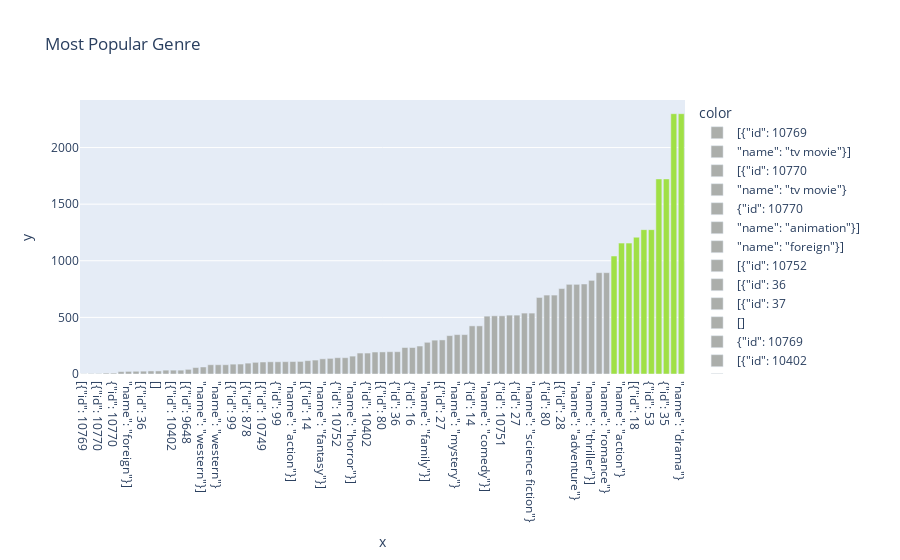

The notebook cell saved with this chart:
### Code cell
import plotly.express as px
base_counts = get_counts(data, 'genres', genres)
base_counts = pd.DataFrame(index=base_counts.keys(),
                           data=base_counts.values(),
                           columns=['Counts'])
base_counts.sort_values(by='Counts', inplace=True)
# Plot the chart which shows top genres and separate by color where genre<1000
colors=['#abaeab' if i<1000 else '#A0E045' for i in  base_counts.Counts]
fig = px.bar(x=base_counts.index,
             y=base_counts['Counts'],
             title='Most Popular Genre',color_discrete_sequence=colors,color=base_counts.index)
fig.show()

### Figure 1 — Plotly figure (JSON) as saved in the notebook; plotly's stock layout.template omitted (floating-point values rounded to 4 significant figures)
{"data": [{"alignmentgroup": "True", "hovertemplate": "color=[{\"id\": 10769<br>x=%{x}<br>y=%{y}<extra></extra>", "legendgroup": "[{\"id\": 10769", "marker": {"color": "#abaeab", "pattern": {"shape": ""}}, "name": "[{\"id\": 10769", "offsetgroup": "[{\"id\": 10769", "orientation": "v", "showlegend": true, "textposition": "auto", "type": "bar", "x": ["[{\"id\": 10769"], "xaxis": "x", "y": [2], "yaxis": "y"}, {"alignmentgroup": "True", "hovertemplate": "color=\"name\": \"tv movie\"}]<br>x=%{x}<br>y=%{y}<extra></extra>", "legendgroup": "\"name\": \"tv movie\"}]", "marker": {"color": "#abaeab", "pattern": {"shape": ""}}, "name": "\"name\": \"tv movie\"}]", "offsetgroup": "\"name\": \"tv movie\"}]", "orientation": "v", "showlegend": true, "textposition": "auto", "type": "bar", "x": ["\"name\": \"tv movie\"}]"], "xaxis": "x", "y": [4], "yaxis": "y"}, {"alignmentgroup": "True", "hovertemplate": "color=[{\"id\": 10770<br>x=%{x}<br>y=%{y}<extra></extra>", "legendgroup": "[{\"id\": 10770", "marker": {"color": "#abaeab", "pattern": {"shape": ""}}, "name": "[{\"id\": 10770", "offsetgroup": "[{\"id\": 10770", "orientation": "v", "showlegend": true, "textposition": "auto", "type": "bar", "x": ["[{\"id\": 10770"], "xaxis": "x", "y": [4], "yaxis": "y"}, {"alignmentgroup": "True", "hovertemplate": "color=\"name\": \"tv movie\"}<br>x=%{x}<br>y=%{y}<extra></extra>", "legendgroup": "\"name\": \"tv movie\"}", "marker": {"color": "#abaeab", "pattern": {"shape": ""}}, "name": "\"name\": \"tv movie\"}", "offsetgroup": "\"name\": \"tv movie\"}", "orientation": "v", "showlegend": true, "textposition": "auto", "type": "bar", "x": ["\"name\": \"tv movie\"}"], "xaxis": "x", "y": [8], "yaxis": "y"}, {"alignmentgroup": "True", "hovertemplate": "color={\"id\": 10770<br>x=%{x}<br>y=%{y}<extra></extra>", "legendgroup": "{\"id\": 10770", "marker": {"color": "#abaeab", "pattern": {"shape": ""}}, "name": "{\"id\": 10770", "offsetgroup": "{\"id\": 10770", "orientation": "v", "showlegend": true, "textposition": "auto", "type": "bar", "x": ["{\"id\": 10770"], "xaxis": "x", "y": [8], "yaxis": "y"}, {"alignmentgroup": "True", "hovertemplate": "color=\"name\": \"animation\"}]<br>x=%{x}<br>y=%{y}<extra></extra>", "legendgroup": "\"name\": \"animation\"}]", "marker": {"color": "#abaeab", "pattern": {"shape": ""}}, "name": "\"name\": \"animation\"}]", "offsetgroup": "\"name\": \"animation\"}]", "orientation": "v", "showlegend": true, "textposition": "auto", "type": "bar", "x": ["\"name\": \"animation\"}]"], "xaxis": "x", "y": [21], "yaxis": "y"}, {"alignmentgroup": "True", "hovertemplate": "color=\"name\": \"foreign\"}]<br>x=%{x}<br>y=%{y}<extra></extra>", "legendgroup": "\"name\": \"foreign\"}]", "marker": {"color": "#abaeab", "pattern": {"shape": ""}}, "name": "\"name\": \"foreign\"}]", "offsetgroup": "\"name\": \"foreign\"}]", "orientation": "v", "showlegend": true, "textposition": "auto", "type": "bar", "x": ["\"name\": \"foreign\"}]"], "xaxis": "x", "y": [23], "yaxis": "y"}, {"alignmentgroup": "True", "hovertemplate": "color=[{\"id\": 10752<br>x=%{x}<br>y=%{y}<extra></extra>", "legendgroup": "[{\"id\": 10752", "marker": {"color": "#abaeab", "pattern": {"shape": ""}}, "name": "[{\"id\": 10752", "offsetgroup": "[{\"id\": 10752", "orientation": "v", "showlegend": true, "textposition": "auto", "type": "bar", "x": ["[{\"id\": 10752"], "xaxis": "x", "y": [24], "yaxis": "y"}, {"alignmentgroup": "True", "hovertemplate": "color=[{\"id\": 36<br>x=%{x}<br>y=%{y}<extra></extra>", "legendgroup": "[{\"id\": 36", "marker": {"color": "#abaeab", "pattern": {"shape": ""}}, "name": "[{\"id\": 36", "offsetgroup": "[{\"id\": 36", "orientation": "v", "showlegend": true, "textposition": "auto", "type": "bar", "x": ["[{\"id\": 36"], "xaxis": "x", "y": [25], "yaxis": "y"}, {"alignmentgroup": "True", "hovertemplate": "color=[{\"id\": 37<br>x=%{x}<br>y=%{y}<extra></extra>", "legendgroup": "[{\"id\": 37", "marker": {"color": "#abaeab", "pattern": {"shape": ""}}, "name": "[{\"id\": 37", "offsetgroup": "[{\"id\": 37", "orientation": "v", "showlegend": true, "textposition": "auto", "type": "bar", "x": ["[{\"id\": 37"], "xaxis": "x", "y": [27], "yaxis": "y"}, {"alignmentgroup": "True", "hovertemplate": "color=[]<br>x=%{x}<br>y=%{y}<extra></extra>", "legendgroup": "[]", "marker": {"color": "#abaeab", "pattern": {"shape": ""}}, "name": "[]", "offsetgroup": "[]", "orientation": "v", "showlegend": true, "textposition": "auto", "type": "bar", "x": ["[]"], "xaxis": "x", "y": [27], "yaxis": "y"}, {"alignmentgroup": "True", "hovertemplate": "color={\"id\": 10769<br>x=%{x}<br>y=%{y}<extra></extra>", "legendgroup": "{\"id\": 10769", "marker": {"color": "#abaeab", "pattern": {"shape": ""}}, "name": "{\"id\": 10769", "offsetgroup": "{\"id\": 10769", "orientation": "v", "showlegend": true, "textposition": "auto", "type": "bar", "x": ["{\"id\": 10769"], "xaxis": "x", "y": [34], "yaxis": "y"}, {"alignmentgroup": "True", "hovertemplate": "color=[{\"id\": 10402<br>x=%{x}<br>y=%{y}<extra></extra>", "legendgroup": "[{\"id\": 10402", "marker": {"color": "#abaeab", "pattern": {"shape": ""}}, "name": "[{\"id\": 10402", "offsetgroup": "[{\"id\": 10402", "orientation": "v", "showlegend": true, "textposition": "auto", "type": "bar", "x": ["[{\"id\": 10402"], "xaxis": "x", "y": [34], "yaxis": "y"}, {"alignmentgroup": "True", "hovertemplate": "color=\"name\": \"foreign\"}<br>x=%{x}<br>y=%{y}<extra></extra>", "legendgroup": "\"name\": \"foreign\"}", "marker": {"color": "#abaeab", "pattern": {"shape": ""}}, "name": "\"name\": \"foreign\"}", "offsetgroup": "\"name\": \"foreign\"}", "orientation": "v", "showlegend": true, "textposition": "auto", "type": "bar", "x": ["\"name\": \"foreign\"}"], "xaxis": "x", "y": [34], "yaxis": "y"}, {"alignmentgroup": "True", "hovertemplate": "color=[{\"id\": 9648<br>x=%{x}<br>y=%{y}<extra></extra>", "legendgroup": "[{\"id\": 9648", "marker": {"color": "#abaeab", "pattern": {"shape": ""}}, "name": "[{\"id\": 9648", "offsetgroup": "[{\"id\": 9648", "orientation": "v", "showlegend": true, "textposition": "auto", "type": "bar", "x": ["[{\"id\": 9648"], "xaxis": "x", "y": [41], "yaxis": "y"}, {"alignmentgroup": "True", "hovertemplate": "color=[{\"id\": 10751<br>x=%{x}<br>y=%{y}<extra></extra>", "legendgroup": "[{\"id\": 10751", "marker": {"color": "#abaeab", "pattern": {"shape": ""}}, "name": "[{\"id\": 10751", "offsetgroup": "[{\"id\": 10751", "orientation": "v", "showlegend": true, "textposition": "auto", "type": "bar", "x": ["[{\"id\": 10751"], "xaxis": "x", "y": [57], "yaxis": "y"}, {"alignmentgroup": "True", "hovertemplate": "color=\"name\": \"western\"}]<br>x=%{x}<br>y=%{y}<extra></extra>", "legendgroup": "\"name\": \"western\"}]", "marker": {"color": "#abaeab", "pattern": {"shape": ""}}, "name": "\"name\": \"western\"}]", "offsetgroup": "\"name\": \"western\"}]", "orientation": "v", "showlegend": true, "textposition": "auto", "type": "bar", "x": ["\"name\": \"western\"}]"], "xaxis": "x", "y": [62], "yaxis": "y"}, {"alignmentgroup": "True", "hovertemplate": "color={\"id\": 37<br>x=%{x}<br>y=%{y}<extra></extra>", "legendgroup": "{\"id\": 37", "marker": {"color": "#abaeab", "pattern": {"shape": ""}}, "name": "{\"id\": 37", "offsetgroup": "{\"id\": 37", "orientation": "v", "showlegend": true, "textposition": "auto", "type": "bar", "x": ["{\"id\": 37"], "xaxis": "x", "y": [82], "yaxis": "y"}, {"alignmentgroup": "True", "hovertemplate": "color=\"name\": \"western\"}<br>x=%{x}<br>y=%{y}<extra></extra>", "legendgroup": "\"name\": \"western\"}", "marker": {"color": "#abaeab", "pattern": {"shape": ""}}, "name": "\"name\": \"western\"}", "offsetgroup": "\"name\": \"western\"}", "orientation": "v", "showlegend": true, "textposition": "auto", "type": "bar", "x": ["\"name\": \"western\"}"], "xaxis": "x", "y": [82], "yaxis": "y"}, {"alignmentgroup": "True", "hovertemplate": "color=\"name\": \"documentary\"}]<br>x=%{x}<br>y=%{y}<extra></extra>", "legendgroup": "\"name\": \"documentary\"}]", "marker": {"color": "#abaeab", "pattern": {"shape": ""}}, "name": "\"name\": \"documentary\"}]", "offsetgroup": "\"name\": \"documentary\"}]", "orientation": "v", "showlegend": true, "textposition": "auto", "type": "bar", "x": ["\"name\": \"documentary\"}]"], "xaxis": "x", "y": [82], "yaxis": "y"}, {"alignmentgroup": "True", "hovertemplate": "color=[{\"id\": 99<br>x=%{x}<br>y=%{y}<extra></extra>", "legendgroup": "[{\"id\": 99", "marker": {"color": "#abaeab", "pattern": {"shape": ""}}, "name": "[{\"id\": 99", "offsetgroup": "[{\"id\": 99", "orientation": "v", "showlegend": true, "textposition": "auto", "type": "bar", "x": ["[{\"id\": 99"], "xaxis": "x", "y": [87], "yaxis": "y"}, {"alignmentgroup": "True", "hovertemplate": "color=\"name\": \"history\"}]<br>x=%{x}<br>y=%{y}<extra></extra>", "legendgroup": "\"name\": \"history\"}]", "marker": {"color": "#abaeab", "pattern": {"shape": ""}}, "name": "\"name\": \"history\"}]", "offsetgroup": "\"name\": \"history\"}]", "orientation": "v", "showlegend": true, "textposition": "auto", "type": "bar", "x": ["\"name\": \"history\"}]"], "xaxis": "x", "y": [88], "yaxis": "y"}, {"alignmentgroup": "True", "hovertemplate": "color=[{\"id\": 878<br>x=%{x}<br>y=%{y}<extra></extra>", "legendgroup": "[{\"id\": 878", "marker": {"color": "#abaeab", "pattern": {"shape": ""}}, "name": "[{\"id\": 878", "offsetgroup": "[{\"id\": 878", "orientation": "v", "showlegend": true, "textposition": "auto", "type": "bar", "x": ["[{\"id\": 878"], "xaxis": "x", "y": [96], "yaxis": "y"}, {"alignmentgroup": "True", "hovertemplate": "color=\"name\": \"music\"}]<br>x=%{x}<br>y=%{y}<extra></extra>", "legendgroup": "\"name\": \"music\"}]", "marker": {"color": "#abaeab", "pattern": {"shape": ""}}, "name": "\"name\": \"music\"}]", "offsetgroup": "\"name\": \"music\"}]", "orientation": "v", "showlegend": true, "textposition": "auto", "type": "bar", "x": ["\"name\": \"music\"}]"], "xaxis": "x", "y": [103], "yaxis": "y"}, {"alignmentgroup": "True", "hovertemplate": "color=[{\"id\": 10749<br>x=%{x}<br>y=%{y}<extra></extra>", "legendgroup": "[{\"id\": 10749", "marker": {"color": "#abaeab", "pattern": {"shape": ""}}, "name": "[{\"id\": 10749", "offsetgroup": "[{\"id\": 10749", "orientation": "v", "showlegend": true, "textposition": "auto", "type": "bar", "x": ["[{\"id\": 10749"], "xaxis": "x", "y": [106], "yaxis": "y"}, {"alignmentgroup": "True", "hovertemplate": "color=\"name\": \"documentary\"}<br>x=%{x}<br>y=%{y}<extra></extra>", "legendgroup": "\"name\": \"documentary\"}", "marker": {"color": "#abaeab", "pattern": {"shape": ""}}, "name": "\"name\": \"documentary\"}", "offsetgroup": "\"name\": \"documentary\"}", "orientation": "v", "showlegend": true, "textposition": "auto", "type": "bar", "x": ["\"name\": \"documentary\"}"], "xaxis": "x", "y": [108], "yaxis": "y"}, {"alignmentgroup": "True", "hovertemplate": "color={\"id\": 99<br>x=%{x}<br>y=%{y}<extra></extra>", "legendgroup": "{\"id\": 99", "marker": {"color": "#abaeab", "pattern": {"shape": ""}}, "name": "{\"id\": 99", "offsetgroup": "{\"id\": 99", "orientation": "v", "showlegend": true, "textposition": "auto", "type": "bar", "x": ["{\"id\": 99"], "xaxis": "x", "y": [108], "yaxis": "y"}, {"alignmentgroup": "True", "hovertemplate": "color=\"name\": \"war\"}]<br>x=%{x}<br>y=%{y}<extra></extra>", "legendgroup": "\"name\": \"war\"}]", "marker": {"color": "#abaeab", "pattern": {"shape": ""}}, "name": "\"name\": \"war\"}]", "offsetgroup": "\"name\": \"war\"}]", "orientation": "v", "showlegend": true, "textposition": "auto", "type": "bar", "x": ["\"name\": \"war\"}]"], "xaxis": "x", "y": [109], "yaxis": "y"}, {"alignmentgroup": "True", "hovertemplate": "color=\"name\": \"action\"}]<br>x=%{x}<br>y=%{y}<extra></extra>", "legendgroup": "\"name\": \"action\"}]", "marker": {"color": "#abaeab", "pattern": {"shape": ""}}, "name": "\"name\": \"action\"}]", "offsetgroup": "\"name\": \"action\"}]", "orientation": "v", "showlegend": true, "textposition": "auto", "type": "bar", "x": ["\"name\": \"action\"}]"], "xaxis": "x", "y": [110], "yaxis": "y"}, {"alignmentgroup": "True", "hovertemplate": "color=\"name\": \"adventure\"}]<br>x=%{x}<br>y=%{y}<extra></extra>", "legendgroup": "\"name\": \"adventure\"}]", "marker": {"color": "#abaeab", "pattern": {"shape": ""}}, "name": "\"name\": \"adventure\"}]", "offsetgroup": "\"name\": \"adventure\"}]", "orientation": "v", "showlegend": true, "textposition": "auto", "type": "bar", "x": ["\"name\": \"adventure\"}]"], "xaxis": "x", "y": [111], "yaxis": "y"}, {"alignmentgroup": "True", "hovertemplate": "color=[{\"id\": 14<br>x=%{x}<br>y=%{y}<extra></extra>", "legendgroup": "[{\"id\": 14", "marker": {"color": "#abaeab", "pattern": {"shape": ""}}, "name": "[{\"id\": 14", "offsetgroup": "[{\"id\": 14", "orientation": "v", "showlegend": true, "textposition": "auto", "type": "bar", "x": ["[{\"id\": 14"], "xaxis": "x", "y": [118], "yaxis": "y"}, {"alignmentgroup": "True", "hovertemplate": "color=[{\"id\": 16<br>x=%{x}<br>y=%{y}<extra></extra>", "legendgroup": "[{\"id\": 16", "marker": {"color": "#abaeab", "pattern": {"shape": ""}}, "name": "[{\"id\": 16", "offsetgroup": "[{\"id\": 16", "orientation": "v", "showlegend": true, "textposition": "auto", "type": "bar", "x": ["[{\"id\": 16"], "xaxis": "x", "y": [123], "yaxis": "y"}, {"alignmentgroup": "True", "hovertemplate": "color=\"name\": \"fantasy\"}]<br>x=%{x}<br>y=%{y}<extra></extra>", "legendgroup": "\"name\": \"fantasy\"}]", "marker": {"color": "#abaeab", "pattern": {"shape": ""}}, "name": "\"name\": \"fantasy\"}]", "offsetgroup": "\"name\": \"fantasy\"}]", "orientation": "v", "showlegend": true, "textposition": "auto", "type": "bar", "x": ["\"name\": \"fantasy\"}]"], "xaxis": "x", "y": [134], "yaxis": "y"}, {"alignmentgroup": "True", "hovertemplate": "color=\"name\": \"mystery\"}]<br>x=%{x}<br>y=%{y}<extra></extra>", "legendgroup": "\"name\": \"mystery\"}]", "marker": {"color": "#abaeab", "pattern": {"shape": ""}}, "name": "\"name\": \"mystery\"}]", "offsetgroup": "\"name\": \"mystery\"}]", "orientation": "v", "showlegend": true, "textposition": "auto", "type": "bar", "x": ["\"name\": \"mystery\"}]"], "xaxis": "x", "y": [138], "yaxis": "y"}, {"alignmentgroup": "True", "hovertemplate": "color={\"id\": 10752<br>x=%{x}<br>y=%{y}<extra></extra>", "legendgroup": "{\"id\": 10752", "marker": {"color": "#abaeab", "pattern": {"shape": ""}}, "name": "{\"id\": 10752", "offsetgroup": "{\"id\": 10752", "orientation": "v", "showlegend": true, "textposition": "auto", "type": "bar", "x": ["{\"id\": 10752"], "xaxis": "x", "y": [144], "yaxis": "y"}, {"alignmentgroup": "True", "hovertemplate": "color=\"name\": \"war\"}<br>x=%{x}<br>y=%{y}<extra></extra>", "legendgroup": "\"name\": \"war\"}", "marker": {"color": "#abaeab", "pattern": {"shape": ""}}, "name": "\"name\": \"war\"}", "offsetgroup": "\"name\": \"war\"}", "orientation": "v", "showlegend": true, "textposition": "auto", "type": "bar", "x": ["\"name\": \"war\"}"], "xaxis": "x", "y": [144], "yaxis": "y"}, {"alignmentgroup": "True", "hovertemplate": "color=\"name\": \"horror\"}]<br>x=%{x}<br>y=%{y}<extra></extra>", "legendgroup": "\"name\": \"horror\"}]", "marker": {"color": "#abaeab", "pattern": {"shape": ""}}, "name": "\"name\": \"horror\"}]", "offsetgroup": "\"name\": \"horror\"}]", "orientation": "v", "showlegend": true, "textposition": "auto", "type": "bar", "x": ["\"name\": \"horror\"}]"], "xaxis": "x", "y": [158], "yaxis": "y"}, {"alignmentgroup": "True", "hovertemplate": "color=\"name\": \"music\"}<br>x=%{x}<br>y=%{y}<extra></extra>", "legendgroup": "\"name\": \"music\"}", "marker": {"color": "#abaeab", "pattern": {"shape": ""}}, "name": "\"name\": \"music\"}", "offsetgroup": "\"name\": \"music\"}", "orientation": "v", "showlegend": true, "textposition": "auto", "type": "bar", "x": ["\"name\": \"music\"}"], "xaxis": "x", "y": [185], "yaxis": "y"}, {"alignmentgroup": "True", "hovertemplate": "color={\"id\": 10402<br>x=%{x}<br>y=%{y}<extra></extra>", "legendgroup": "{\"id\": 10402", "marker": {"color": "#abaeab", "pattern": {"shape": ""}}, "name": "{\"id\": 10402", "offsetgroup": "{\"id\": 10402", "orientation": "v", "showlegend": true, "textposition": "auto", "type": "bar", "x": ["{\"id\": 10402"], "xaxis": "x", "y": [185], "yaxis": "y"}, {"alignmentgroup": "True", "hovertemplate": "color=[{\"id\": 53<br>x=%{x}<br>y=%{y}<extra></extra>", "legendgroup": "[{\"id\": 53", "marker": {"color": "#abaeab", "pattern": {"shape": ""}}, "name": "[{\"id\": 53", "offsetgroup": "[{\"id\": 53", "orientation": "v", "showlegend": true, "textposition": "auto", "type": "bar", "x": ["[{\"id\": 53"], "xaxis": "x", "y": [194], "yaxis": "y"}, {"alignmentgroup": "True", "hovertemplate": "color=[{\"id\": 80<br>x=%{x}<br>y=%{y}<extra></extra>", "legendgroup": "[{\"id\": 80", "marker": {"color": "#abaeab", "pattern": {"shape": ""}}, "name": "[{\"id\": 80", "offsetgroup": "[{\"id\": 80", "orientation": "v", "showlegend": true, "textposition": "auto", "type": "bar", "x": ["[{\"id\": 80"], "xaxis": "x", "y": [195], "yaxis": "y"}, {"alignmentgroup": "True", "hovertemplate": "color=\"name\": \"history\"}<br>x=%{x}<br>y=%{y}<extra></extra>", "legendgroup": "\"name\": \"history\"}", "marker": {"color": "#abaeab", "pattern": {"shape": ""}}, "name": "\"name\": \"history\"}", "offsetgroup": "\"name\": \"history\"}", "orientation": "v", "showlegend": true, "textposition": "auto", "type": "bar", "x": ["\"name\": \"history\"}"], "xaxis": "x", "y": [197], "yaxis": "y"}, {"alignmentgroup": "True", "hovertemplate": "color={\"id\": 36<br>x=%{x}<br>y=%{y}<extra></extra>", "legendgroup": "{\"id\": 36", "marker": {"color": "#abaeab", "pattern": {"shape": ""}}, "name": "{\"id\": 36", "offsetgroup": "{\"id\": 36", "orientation": "v", "showlegend": true, "textposition": "auto", "type": "bar", "x": ["{\"id\": 36"], "xaxis": "x", "y": [197], "yaxis": "y"}, {"alignmentgroup": "True", "hovertemplate": "color=\"name\": \"animation\"}<br>x=%{x}<br>y=%{y}<extra></extra>", "legendgroup": "\"name\": \"animation\"}", "marker": {"color": "#abaeab", "pattern": {"shape": ""}}, "name": "\"name\": \"animation\"}", "offsetgroup": "\"name\": \"animation\"}", "orientation": "v", "showlegend": true, "textposition": "auto", "type": "bar", "x": ["\"name\": \"animation\"}"], "xaxis": "x", "y": [234], "yaxis": "y"}, {"alignmentgroup": "True", "hovertemplate": "color={\"id\": 16<br>x=%{x}<br>y=%{y}<extra></extra>", "legendgroup": "{\"id\": 16", "marker": {"color": "#abaeab", "pattern": {"shape": ""}}, "name": "{\"id\": 16", "offsetgroup": "{\"id\": 16", "orientation": "v", "showlegend": true, "textposition": "auto", "type": "bar", "x": ["{\"id\": 16"], "xaxis": "x", "y": [234], "yaxis": "y"}, {"alignmentgroup": "True", "hovertemplate": "color=\"name\": \"crime\"}]<br>x=%{x}<br>y=%{y}<extra></extra>", "legendgroup": "\"name\": \"crime\"}]", "marker": {"color": "#abaeab", "pattern": {"shape": ""}}, "name": "\"name\": \"crime\"}]", "offsetgroup": "\"name\": \"crime\"}]", "orientation": "v", "showlegend": true, "textposition": "auto", "type": "bar", "x": ["\"name\": \"crime\"}]"], "xaxis": "x", "y": [247], "yaxis": "y"}, {"alignmentgroup": "True", "hovertemplate": "color=\"name\": \"family\"}]<br>x=%{x}<br>y=%{y}<extra></extra>", "legendgroup": "\"name\": \"family\"}]", "marker": {"color": "#abaeab", "pattern": {"shape": ""}}, "name": "\"name\": \"family\"}]", "offsetgroup": "\"name\": \"family\"}]", "orientation": "v", "showlegend": true, "textposition": "auto", "type": "bar", "x": ["\"name\": \"family\"}]"], "xaxis": "x", "y": [280], "yaxis": "y"}, {"alignmentgroup": "True", "hovertemplate": "color=\"name\": \"science fiction\"}]<br>x=%{x}<br>y=%{y}<extra></extra>", "legendgroup": "\"name\": \"science fiction\"}]", "marker": {"color": "#abaeab", "pattern": {"shape": ""}}, "name": "\"name\": \"science fiction\"}]", "offsetgroup": "\"name\": \"science fiction\"}]", "orientation": "v", "showlegend": true, "textposition": "auto", "type": "bar", "x": ["\"name\": \"science fiction\"}]"], "xaxis": "x", "y": [299], "yaxis": "y"}, {"alignmentgroup": "True", "hovertemplate": "color=[{\"id\": 27<br>x=%{x}<br>y=%{y}<extra></extra>", "legendgroup": "[{\"id\": 27", "marker": {"color": "#abaeab", "pattern": {"shape": ""}}, "name": "[{\"id\": 27", "offsetgroup": "[{\"id\": 27", "orientation": "v", "showlegend": true, "textposition": "auto", "type": "bar", "x": ["[{\"id\": 27"], "xaxis": "x", "y": [301], "yaxis": "y"}, {"alignmentgroup": "True", "hovertemplate": "color=[{\"id\": 12<br>x=%{x}<br>y=%{y}<extra></extra>", "legendgroup": "[{\"id\": 12", "marker": {"color": "#abaeab", "pattern": {"shape": ""}}, "name": "[{\"id\": 12", "offsetgroup": "[{\"id\": 12", "orientation": "v", "showlegend": true, "textposition": "auto", "type": "bar", "x": ["[{\"id\": 12"], "xaxis": "x", "y": [339], "yaxis": "y"}, {"alignmentgroup": "True", "hovertemplate": "color=\"name\": \"mystery\"}<br>x=%{x}<br>y=%{y}<extra></extra>", "legendgroup": "\"name\": \"mystery\"}", "marker": {"color": "#abaeab", "pattern": {"shape": ""}}, "name": "\"name\": \"mystery\"}", "offsetgroup": "\"name\": \"mystery\"}", "orientation": "v", "showlegend": true, "textposition": "auto", "type": "bar", "x": ["\"name\": \"mystery\"}"], "xaxis": "x", "y": [348], "yaxis": "y"}, {"alignmentgroup": "True", "hovertemplate": "color={\"id\": 9648<br>x=%{x}<br>y=%{y}<extra></extra>", "legendgroup": "{\"id\": 9648", "marker": {"color": "#abaeab", "pattern": {"shape": ""}}, "name": "{\"id\": 9648", "offsetgroup": "{\"id\": 9648", "orientation": "v", "showlegend": true, "textposition": "auto", "type": "bar", "x": ["{\"id\": 9648"], "xaxis": "x", "y": [348], "yaxis": "y"}, {"alignmentgroup": "True", "hovertemplate": "color={\"id\": 14<br>x=%{x}<br>y=%{y}<extra></extra>", "legendgroup": "{\"id\": 14", "marker": {"color": "#abaeab", "pattern": {"shape": ""}}, "name": "{\"id\": 14", "offsetgroup": "{\"id\": 14", "orientation": "v", "showlegend": true, "textposition": "auto", "type": "bar", "x": ["{\"id\": 14"], "xaxis": "x", "y": [425], "yaxis": "y"}, {"alignmentgroup": "True", "hovertemplate": "color=\"name\": \"fantasy\"}<br>x=%{x}<br>y=%{y}<extra></extra>", "legendgroup": "\"name\": \"fantasy\"}", "marker": {"color": "#abaeab", "pattern": {"shape": ""}}, "name": "\"name\": \"fantasy\"}", "offsetgroup": "\"name\": \"fantasy\"}", "orientation": "v", "showlegend": true, "textposition": "auto", "type": "bar", "x": ["\"name\": \"fantasy\"}"], "xaxis": "x", "y": [425], "yaxis": "y"}, {"alignmentgroup": "True", "hovertemplate": "color=\"name\": \"comedy\"}]<br>x=%{x}<br>y=%{y}<extra></extra>", "legendgroup": "\"name\": \"comedy\"}]", "marker": {"color": "#abaeab", "pattern": {"shape": ""}}, "name": "\"name\": \"comedy\"}]", "offsetgroup": "\"name\": \"comedy\"}]", "orientation": "v", "showlegend": true, "textposition": "auto", "type": "bar", "x": ["\"name\": \"comedy\"}]"], "xaxis": "x", "y": [511], "yaxis": "y"}, {"alignmentgroup": "True", "hovertemplate": "color=\"name\": \"family\"}<br>x=%{x}<br>y=%{y}<extra></extra>", "legendgroup": "\"name\": \"family\"}", "marker": {"color": "#abaeab", "pattern": {"shape": ""}}, "name": "\"name\": \"family\"}", "offsetgroup": "\"name\": \"family\"}", "orientation": "v", "showlegend": true, "textposition": "auto", "type": "bar", "x": ["\"name\": \"family\"}"], "xaxis": "x", "y": [514], "yaxis": "y"}, {"alignmentgroup": "True", "hovertemplate": "color={\"id\": 10751<br>x=%{x}<br>y=%{y}<extra></extra>", "legendgroup": "{\"id\": 10751", "marker": {"color": "#abaeab", "pattern": {"shape": ""}}, "name": "{\"id\": 10751", "offsetgroup": "{\"id\": 10751", "orientation": "v", "showlegend": true, "textposition": "auto", "type": "bar", "x": ["{\"id\": 10751"], "xaxis": "x", "y": [514], "yaxis": "y"}, {"alignmentgroup": "True", "hovertemplate": "color=\"name\": \"horror\"}<br>x=%{x}<br>y=%{y}<extra></extra>", "legendgroup": "\"name\": \"horror\"}", "marker": {"color": "#abaeab", "pattern": {"shape": ""}}, "name": "\"name\": \"horror\"}", "offsetgroup": "\"name\": \"horror\"}", "orientation": "v", "showlegend": true, "textposition": "auto", "type": "bar", "x": ["\"name\": \"horror\"}"], "xaxis": "x", "y": [520], "yaxis": "y"}, {"alignmentgroup": "True", "hovertemplate": "color={\"id\": 27<br>x=%{x}<br>y=%{y}<extra></extra>", "legendgroup": "{\"id\": 27", "marker": {"color": "#abaeab", "pattern": {"shape": ""}}, "name": "{\"id\": 27", "offsetgroup": "{\"id\": 27", "orientation": "v", "showlegend": true, "textposition": "auto", "type": "bar", "x": ["{\"id\": 27"], "xaxis": "x", "y": [520], "yaxis": "y"}, {"alignmentgroup": "True", "hovertemplate": "color={\"id\": 878<br>x=%{x}<br>y=%{y}<extra></extra>", "legendgroup": "{\"id\": 878", "marker": {"color": "#abaeab", "pattern": {"shape": ""}}, "name": "{\"id\": 878", "offsetgroup": "{\"id\": 878", "orientation": "v", "showlegend": true, "textposition": "auto", "type": "bar", "x": ["{\"id\": 878"], "xaxis": "x", "y": [538], "yaxis": "y"}, {"alignmentgroup": "True", "hovertemplate": "color=\"name\": \"science fiction\"}<br>x=%{x}<br>y=%{y}<extra></extra>", "legendgroup": "\"name\": \"science fiction\"}", "marker": {"color": "#abaeab", "pattern": {"shape": ""}}, "name": "\"name\": \"science fiction\"}", "offsetgroup": "\"name\": \"science fiction\"}", "orientation": "v", "showlegend": true, "textposition": "auto", "type": "bar", "x": ["\"name\": \"science fiction\"}"], "xaxis": "x", "y": [538], "yaxis": "y"}, {"alignmentgroup": "True", "hovertemplate": "color=\"name\": \"romance\"}]<br>x=%{x}<br>y=%{y}<extra></extra>", "legendgroup": "\"name\": \"romance\"}]", "marker": {"color": "#abaeab", "pattern": {"shape": ""}}, "name": "\"name\": \"romance\"}]", "offsetgroup": "\"name\": \"romance\"}]", "orientation": "v", "showlegend": true, "textposition": "auto", "type": "bar", "x": ["\"name\": \"romance\"}]"], "xaxis": "x", "y": [676], "yaxis": "y"}, {"alignmentgroup": "True", "hovertemplate": "color={\"id\": 80<br>x=%{x}<br>y=%{y}<extra></extra>", "legendgroup": "{\"id\": 80", "marker": {"color": "#abaeab", "pattern": {"shape": ""}}, "name": "{\"id\": 80", "offsetgroup": "{\"id\": 80", "orientation": "v", "showlegend": true, "textposition": "auto", "type": "bar", "x": ["{\"id\": 80"], "xaxis": "x", "y": [697], "yaxis": "y"}, {"alignmentgroup": "True", "hovertemplate": "color=\"name\": \"crime\"}<br>x=%{x}<br>y=%{y}<extra></extra>", "legendgroup": "\"name\": \"crime\"}", "marker": {"color": "#abaeab", "pattern": {"shape": ""}}, "name": "\"name\": \"crime\"}", "offsetgroup": "\"name\": \"crime\"}", "orientation": "v", "showlegend": true, "textposition": "auto", "type": "bar", "x": ["\"name\": \"crime\"}"], "xaxis": "x", "y": [697], "yaxis": "y"}, {"alignmentgroup": "True", "hovertemplate": "color=[{\"id\": 28<br>x=%{x}<br>y=%{y}<extra></extra>", "legendgroup": "[{\"id\": 28", "marker": {"color": "#abaeab", "pattern": {"shape": ""}}, "name": "[{\"id\": 28", "offsetgroup": "[{\"id\": 28", "orientation": "v", "showlegend": true, "textposition": "auto", "type": "bar", "x": ["[{\"id\": 28"], "xaxis": "x", "y": [755], "yaxis": "y"}, {"alignmentgroup": "True", "hovertemplate": "color={\"id\": 12<br>x=%{x}<br>y=%{y}<extra></extra>", "legendgroup": "{\"id\": 12", "marker": {"color": "#abaeab", "pattern": {"shape": ""}}, "name": "{\"id\": 12", "offsetgroup": "{\"id\": 12", "orientation": "v", "showlegend": true, "textposition": "auto", "type": "bar", "x": ["{\"id\": 12"], "xaxis": "x", "y": [792], "yaxis": "y"}, {"alignmentgroup": "True", "hovertemplate": "color=\"name\": \"adventure\"}<br>x=%{x}<br>y=%{y}<extra></extra>", "legendgroup": "\"name\": \"adventure\"}", "marker": {"color": "#abaeab", "pattern": {"shape": ""}}, "name": "\"name\": \"adventure\"}", "offsetgroup": "\"name\": \"adventure\"}", "orientation": "v", "showlegend": true, "textposition": "auto", "type": "bar", "x": ["\"name\": \"adventure\"}"], "xaxis": "x", "y": [792], "yaxis": "y"}, {"alignmentgroup": "True", "hovertemplate": "color=\"name\": \"drama\"}]<br>x=%{x}<br>y=%{y}<extra></extra>", "legendgroup": "\"name\": \"drama\"}]", "marker": {"color": "#abaeab", "pattern": {"shape": ""}}, "name": "\"name\": \"drama\"}]", "offsetgroup": "\"name\": \"drama\"}]", "orientation": "v", "showlegend": true, "textposition": "auto", "type": "bar", "x": ["\"name\": \"drama\"}]"], "xaxis": "x", "y": [795], "yaxis": "y"}, {"alignmentgroup": "True", "hovertemplate": "color=\"name\": \"thriller\"}]<br>x=%{x}<br>y=%{y}<extra></extra>", "legendgroup": "\"name\": \"thriller\"}]", "marker": {"color": "#abaeab", "pattern": {"shape": ""}}, "name": "\"name\": \"thriller\"}]", "offsetgroup": "\"name\": \"thriller\"}]", "orientation": "v", "showlegend": true, "textposition": "auto", "type": "bar", "x": ["\"name\": \"thriller\"}]"], "xaxis": "x", "y": [827], "yaxis": "y"}, {"alignmentgroup": "True", "hovertemplate": "color={\"id\": 10749<br>x=%{x}<br>y=%{y}<extra></extra>", "legendgroup": "{\"id\": 10749", "marker": {"color": "#abaeab", "pattern": {"shape": ""}}, "name": "{\"id\": 10749", "offsetgroup": "{\"id\": 10749", "orientation": "v", "showlegend": true, "textposition": "auto", "type": "bar", "x": ["{\"id\": 10749"], "xaxis": "x", "y": [895], "yaxis": "y"}, {"alignmentgroup": "True", "hovertemplate": "color=\"name\": \"romance\"}<br>x=%{x}<br>y=%{y}<extra></extra>", "legendgroup": "\"name\": \"romance\"}", "marker": {"color": "#abaeab", "pattern": {"shape": ""}}, "name": "\"name\": \"romance\"}", "offsetgroup": "\"name\": \"romance\"}", "orientation": "v", "showlegend": true, "textposition": "auto", "type": "bar", "x": ["\"name\": \"romance\"}"], "xaxis": "x", "y": [895], "yaxis": "y"}, {"alignmentgroup": "True", "hovertemplate": "color=[{\"id\": 35<br>x=%{x}<br>y=%{y}<extra></extra>", "legendgroup": "[{\"id\": 35", "marker": {"color": "#A0E045", "pattern": {"shape": ""}}, "name": "[{\"id\": 35", "offsetgroup": "[{\"id\": 35", "orientation": "v", "showlegend": true, "textposition": "auto", "type": "bar", "x": ["[{\"id\": 35"], "xaxis": "x", "y": [1042], "yaxis": "y"}, {"alignmentgroup": "True", "hovertemplate": "color=\"name\": \"action\"}<br>x=%{x}<br>y=%{y}<extra></extra>", "legendgroup": "\"name\": \"action\"}", "marker": {"color": "#A0E045", "pattern": {"shape": ""}}, "name": "\"name\": \"action\"}", "offsetgroup": "\"name\": \"action\"}", "orientation": "v", "showlegend": true, "textposition": "auto", "type": "bar", "x": ["\"name\": \"action\"}"], "xaxis": "x", "y": [1156], "yaxis": "y"}, {"alignmentgroup": "True", "hovertemplate": "color={\"id\": 28<br>x=%{x}<br>y=%{y}<extra></extra>", "legendgroup": "{\"id\": 28", "marker": {"color": "#A0E045", "pattern": {"shape": ""}}, "name": "{\"id\": 28", "offsetgroup": "{\"id\": 28", "orientation": "v", "showlegend": true, "textposition": "auto", "type": "bar", "x": ["{\"id\": 28"], "xaxis": "x", "y": [1156], "yaxis": "y"}, {"alignmentgroup": "True", "hovertemplate": "color=[{\"id\": 18<br>x=%{x}<br>y=%{y}<extra></extra>", "legendgroup": "[{\"id\": 18", "marker": {"color": "#A0E045", "pattern": {"shape": ""}}, "name": "[{\"id\": 18", "offsetgroup": "[{\"id\": 18", "orientation": "v", "showlegend": true, "textposition": "auto", "type": "bar", "x": ["[{\"id\": 18"], "xaxis": "x", "y": [1208], "yaxis": "y"}, {"alignmentgroup": "True", "hovertemplate": "color=\"name\": \"thriller\"}<br>x=%{x}<br>y=%{y}<extra></extra>", "legendgroup": "\"name\": \"thriller\"}", "marker": {"color": "#A0E045", "pattern": {"shape": ""}}, "name": "\"name\": \"thriller\"}", "offsetgroup": "\"name\": \"thriller\"}", "orientation": "v", "showlegend": true, "textposition": "auto", "type": "bar", "x": ["\"name\": \"thriller\"}"], "xaxis": "x", "y": [1275], "yaxis": "y"}, {"alignmentgroup": "True", "hovertemplate": "color={\"id\": 53<br>x=%{x}<br>y=%{y}<extra></extra>", "legendgroup": "{\"id\": 53", "marker": {"color": "#A0E045", "pattern": {"shape": ""}}, "name": "{\"id\": 53", "offsetgroup": "{\"id\": 53", "orientation": "v", "showlegend": true, "textposition": "auto", "type": "bar", "x": ["{\"id\": 53"], "xaxis": "x", "y": [1275], "yaxis": "y"}, {"alignmentgroup": "True", "hovertemplate": "color=\"name\": \"comedy\"}<br>x=%{x}<br>y=%{y}<extra></extra>", "legendgroup": "\"name\": \"comedy\"}", "marker": {"color": "#A0E045", "pattern": {"shape": ""}}, "name": "\"name\": \"comedy\"}", "offsetgroup": "\"name\": \"comedy\"}", "orientation": "v", "showlegend": true, "textposition": "auto", "type": "bar", "x": ["\"name\": \"comedy\"}"], "xaxis": "x", "y": [1723], "yaxis": "y"}, {"alignmentgroup": "True", "hovertemplate": "color={\"id\": 35<br>x=%{x}<br>y=%{y}<extra></extra>", "legendgroup": "{\"id\": 35", "marker": {"color": "#A0E045", "pattern": {"shape": ""}}, "name": "{\"id\": 35", "offsetgroup": "{\"id\": 35", "orientation": "v", "showlegend": true, "textposition": "auto", "type": "bar", "x": ["{\"id\": 35"], "xaxis": "x", "y": [1723], "yaxis": "y"}, {"alignmentgroup": "True", "hovertemplate": "color={\"id\": 18<br>x=%{x}<br>y=%{y}<extra></extra>", "legendgroup": "{\"id\": 18", "marker": {"color": "#A0E045", "pattern": {"shape": ""}}, "name": "{\"id\": 18", "offsetgroup": "{\"id\": 18", "orientation": "v", "showlegend": true, "textposition": "auto", "type": "bar", "x": ["{\"id\": 18"], "xaxis": "x", "y": [2299], "yaxis": "y"}, {"alignmentgroup": "True", "hovertemplate": "color=\"name\": \"drama\"}<br>x=%{x}<br>y=%{y}<extra></extra>", "legendgroup": "\"name\": \"drama\"}", "marker": {"color": "#A0E045", "pattern": {"shape": ""}}, "name": "\"name\": \"drama\"}", "offsetgroup": "\"name\": \"drama\"}", "orientation": "v", "showlegend": true, "textposition": "auto", "type": "bar", "x": ["\"name\": \"drama\"}"], "xaxis": "x", "y": [2299], "yaxis": "y"}], "layout": {"barmode": "relative", "legend": {"title": {"text": "color"}, "tracegroupgap": 0}, "title": {"text": "Most Popular Genre"}, "xaxis": {"anchor": "y", "domain": [0, 1], "title": {"text": "x"}}, "yaxis": {"anchor": "x", "domain": [0, 1], "title": {"text": "y"}}}}
